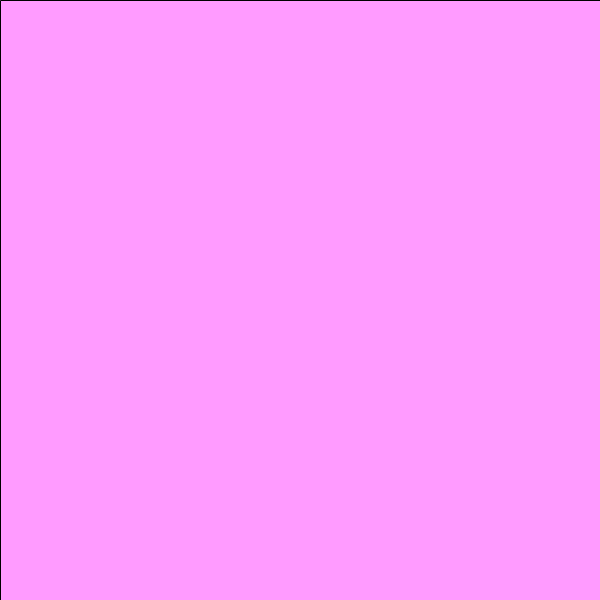
Frame 1 (no input)
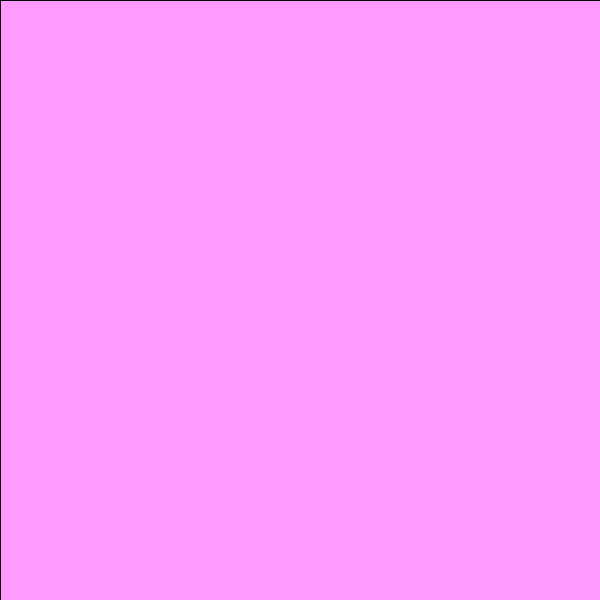
Frame 60 (the mouse pressed at the canvas centre just before this capture)
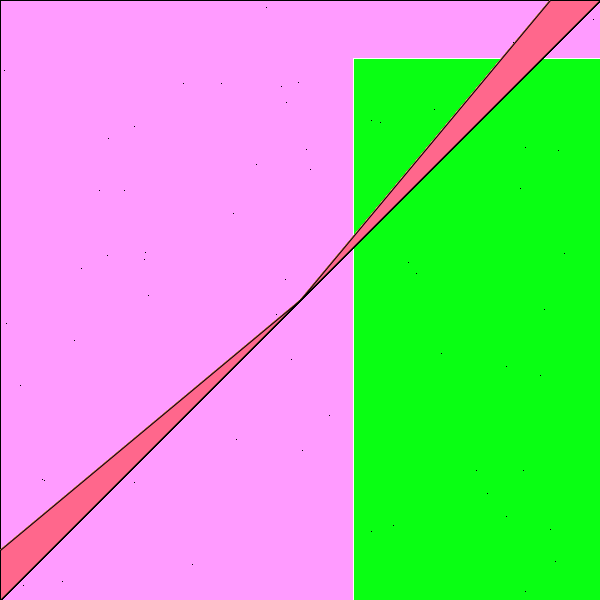
Frame 120 (the mouse held since frame 60 and released just before this capture)

The Processing sketch that drew these frames (run headless with seeded random() and noise(); from frame 60 on, the mouse is pressed at the canvas centre):

// Processing sketch: processing_46254
// ── processing_46254.pde

void setup() {
  size(600, 600);
 float x=random (600);
 float y=random(600);
 float z=random(600);
  background(x,y,z);
}
void draw() {
  float a=random(800);
  float b=random(400);
  float c= random(200);
  stroke(255);
  if(mousePressed) {
     fill(a,b,c);
     variablerectangle(mouseX,mouseY,pmouseX,pmouseY);
  } else {
    fill(c,b,a);
    variableEllipse(mouseX,mouseY,pmouseX,pmouseY);
  }
  variabletriangle1(mouseX,mouseY,pmouseX,pmouseY);
  variabletriangle(mouseX,mouseY,pmouseX,pmouseY);
}
void variabletriangle(float x, float y, int px, int py) 
{
  float speed = abs(x-px) + abs(y-py);
  stroke(speed);
  triangle(x, y, 0, 550,0,600);
}
void variabletriangle1(float x, float y, int px, int py) 
{
  float speed = abs(x-px) + abs(y-py);
  stroke(speed);
  triangle(x, y, 550, 0,600,0);
}
void variabletriangle2(float x, float y, int px, int py) 
{
  float speed = abs(x-px) + abs(y-py);
  stroke(speed);
  triangle(x, y, 550, 600,0,0);
}
void variabletriangle3(float x, float y, int px, int py) 
{
  float speed = abs(x-px) + abs(y-py);
  stroke(speed);
  triangle(x, y, 0,600,600,0);
}

void variableEllipse(int x, int y, int px, int py) 
{
  float speed = abs(x-px) + abs(y-py);
  stroke(speed);
  ellipse(random(600), random(600),speed,speed);
}
void variablerectangle(int x, int y, int px, int py) 
{
  float speed = abs(x-px) + abs(y-py);
  stroke(speed);
 rect(random(600), random(600), speed, speed);
}
